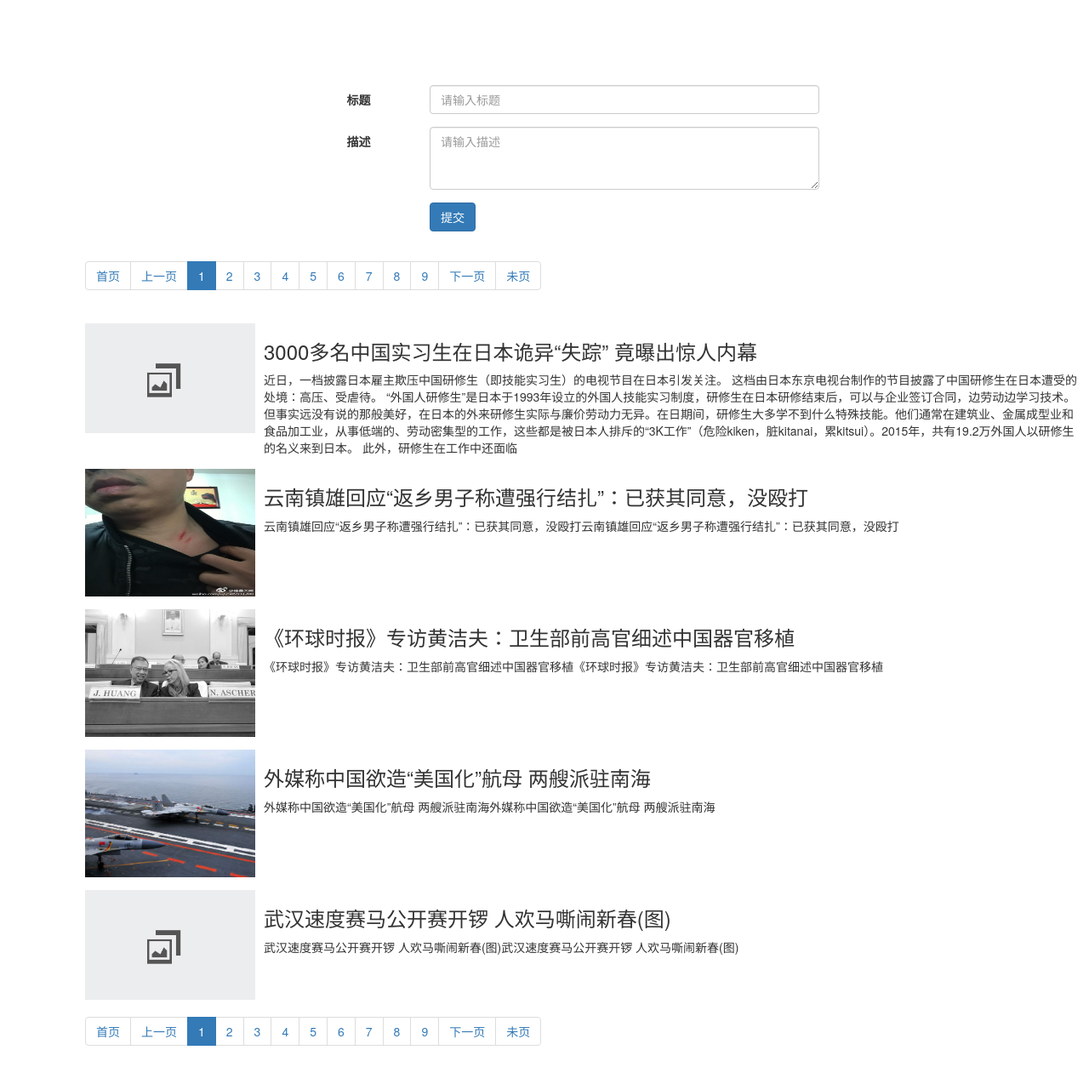
The page / on the database its author committed.
### tables this page shows
CREATE TABLE `message` (
  `message_id` int(10) unsigned NOT NULL AUTO_INCREMENT,
  `title` varchar(200) NOT NULL DEFAULT '',
  `content` text NOT NULL,
  `addtime` int(11) NOT NULL,
  `img` varchar(200) NOT NULL,
  `cat_id` int(11) NOT NULL,
  PRIMARY KEY (`message_id`)
);

### lib/Mysql.class.php (called while the page is built, shortened)
<?php
	class Mysql {
		private $dbHost;
		private $dbUser;
		private $dbPwd;
		private $dbName;
		public function __construct($h,$u,$p,$db) {
			$this->dbHost = $h;
			$this->dbUser = $u;
			$this->dbPwd = $p;
			$this->dbName = $db;
		}
		public function connect() {
			return mysql_connect($this->dbHost,$this->dbUser,$this->dbPwd,$this->dbName);
		}
		public function query($sql) {
			return mysql_query($sql);
		}
		public function getAll($sql) {
			$res = $this->query($sql);
			$list = array();
			while ($row = mysql_fetch_assoc($res)) {
				$list[] = $row;
			}
			return $list;
		}
		public function getCol($sql) {
			$res = $this->query($sql);
			$row = mysql_fetch_row($res);
			return $row[0];
		}
	}
	$mysql = new Mysql('localhost','root','root','php');
 ?>

### model/MsgModel.class.php (called while the page is built, shortened)
<?php
	class MsgModel {
		private $db;
		public function __construct($dbObj) {
			$this->db = $dbObj;
		}
		public function getMsgList($p,$pagesize) {
			$sql = "SELECT m.*,c.`cat_name`,c.`pid` FROM message AS m LEFT JOIN category AS c ON m.cat_id = c.cat_id ORDER BY m.message_id DESC limit " . ($p-1) * $pagesize . " , " . $pagesize;
			return $this->db->getAll($sql);
		}
	}
 ?>

### index.php (the view, shortened to what this page needs)
<!DOCTYPE html>
<html lang="en">
<head>
<link rel="stylesheet" href="https://cdn.bootcss.com/bootstrap/3.3.7/css/bootstrap.min.css">
</head>
<body>
	<?php
		require('./lib/Mysql.class.php');
		require('./model/MsgModel.class.php');
		require('./admin/lib.php');
		$MsgModel = new MsgModel($mysql);
	 ?>
	<div class="container">
		<div class="row">
			<div class="col-md-6 col-md-push-3">
				<form action="" method="POST" role="form" class="form-horizontal">
					<div class="form-group">
						<div class="col-md-2">
							<label for="title" class="control-label">标题</label>
						</div>
						<div class="col-md-10">
							<input type="text" name="title" class="form-control" placeholder="请输入标题">
						</div>
					</div>
					<div class="form-group">
						<div class="col-md-2">
							<label for="content" class="control-label">描述</label>
						</div>
						<div class="col-md-10">
							<textarea name="content" class="form-control" rows="3" placeholder="请输入描述"></textarea>
						</div>
					</div>
					<div class="form-group">
						<div class="col-md-10 col-md-offset-2">
							<button type="submit" class="btn btn-primary">提交</button>
						</div>
					</div>
				</form>
			</div>
		</div>
		<div class="row">
			<?php
				$total = $mysql->getCol("select count(*) as total from message");
				$pagesize = 5;
				$page = ceil($total / $pagesize);
				$p = isset($_GET['p']) ? intval($_GET['p']) : 1;
				$msgList = $MsgModel->getMsgList($p,$pagesize);
			?>
			<?php
				echo showpage($p,$page);
			 ?>
			<?php
				if (!empty($msgList)) {
					foreach ($msgList as $v) {
			?>
				<div class="media">
						<?php
							if (!empty($v["img"]) && file_exists("./upload/" . $v["img"])) {
						?>
							<a class="pull-left" href="detail.php?id=<?php echo $v["message_id"]?>"><img class="media-object" style="width:200px;height:150px;" src="upload/<?php echo $v['img']?>" alt=""></a>
						<?php
							} else {
						?>
							<a class="pull-left" href="detail.php?id=<?php echo $v["message_id"]?>"><img class="media-object" style="width:200px;" src="images/nopic.jpg" alt=""></a>
						<?php
							}
						 ?>
					<div class="media-body">
						<h3><?php echo $v['title'] ?></h3>
						<div class="cnt"><?php
						 echo mb_substr(strip_tags(htmlspecialchars_decode($v['content'])), 0,360,'utf-8')?></div>
					</div>
				</div>
			<?php
					}
				}
			 ?>
			<?php
				echo showpage($p,$page);
			 ?>
		</div>
	</div>
</body>
</html>

### admin/lib.php
<?php
	function showpage($p,$page) {
		$str = '<ul class="pagination">';
		$str .= '<li><a href="?p=1">首页</a></li>';
		if ($p == 1) {
			$str .= '<li><a href="javascript:;">上一页</a></li>';
		} else {
			$str .= '<li><a href="?p=' . ($p-1) . '">上一页</a></li>';
		}
		$active = '';
		for ($i = 1; $i <= $page; $i++) {
			if ($i == $p) {
				$active = 'active';
			} else {
				$active = '';
			}
			$str .= '<li class="' . $active . '"><a  href="?p=' . $i . '">' . $i . '</a></li>';
		}
		if ($p == $page) {
		$str .= '<li><a href="javascript:;">下一页</a></li>';
		} else {
		$str .= '<li><a href="?p=' . ($p+1) . '">下一页</a></li>';
		}
		$str .= '<li><a href="?p=' . $page . '">未页</a></li>';
		$str .= '</ul>';
		return $str;
	}
 ?>

### index.php (style rules this page uses)
body { padding:100px; }

### rows shown on the page
message: title "3000多名中国实习生在日本诡异“失踪” 竟曝出惊人内幕", content "近日，一档披露日本雇主欺压中国研修生（即技能实习生）的电视节目在日本引发关注。 这档由日本东京电视台制作的节目披露了中国研修生在日本遭受的处境：高压、受虐待。 “外国人研修生”是日本于1993年设立的外国人技能实习制度，研修生在日本研修结束后，可以与企业签订合同，边劳动边学习技术。 但事实远没有说的那般美好，在日本的外来研修生实际与廉价劳动力无异。在日期间，研修生大多学不到什么特殊技能。他们通常在建筑业、金属成型业和食品加工业，从事低端的、劳动密集型的工作，这些都是被日本人排斥的“3K工作”（危险kiken，脏kitanai，累kitsui）。2015年，共有19.2万外国人以研修生的名义来到日本。 此外，研修生在工作中还面临"
message: img (picture), title "云南镇雄回应“返乡男子称遭强行结扎”：已获其同意，没殴打", content "云南镇雄回应“返乡男子称遭强行结扎”：已获其同意，没殴打云南镇雄回应“返乡男子称遭强行结扎”：已获其同意，没殴打"
message: img (picture), title "《环球时报》专访黄洁夫：卫生部前高官细述中国器官移植", content "《环球时报》专访黄洁夫：卫生部前高官细述中国器官移植《环球时报》专访黄洁夫：卫生部前高官细述中国器官移植"
message: img (picture), title "外媒称中国欲造“美国化”航母 两艘派驻南海", content "外媒称中国欲造“美国化”航母 两艘派驻南海外媒称中国欲造“美国化”航母 两艘派驻南海"
message: title "武汉速度赛马公开赛开锣 人欢马嘶闹新春(图)", content "武汉速度赛马公开赛开锣 人欢马嘶闹新春(图)武汉速度赛马公开赛开锣 人欢马嘶闹新春(图)"
